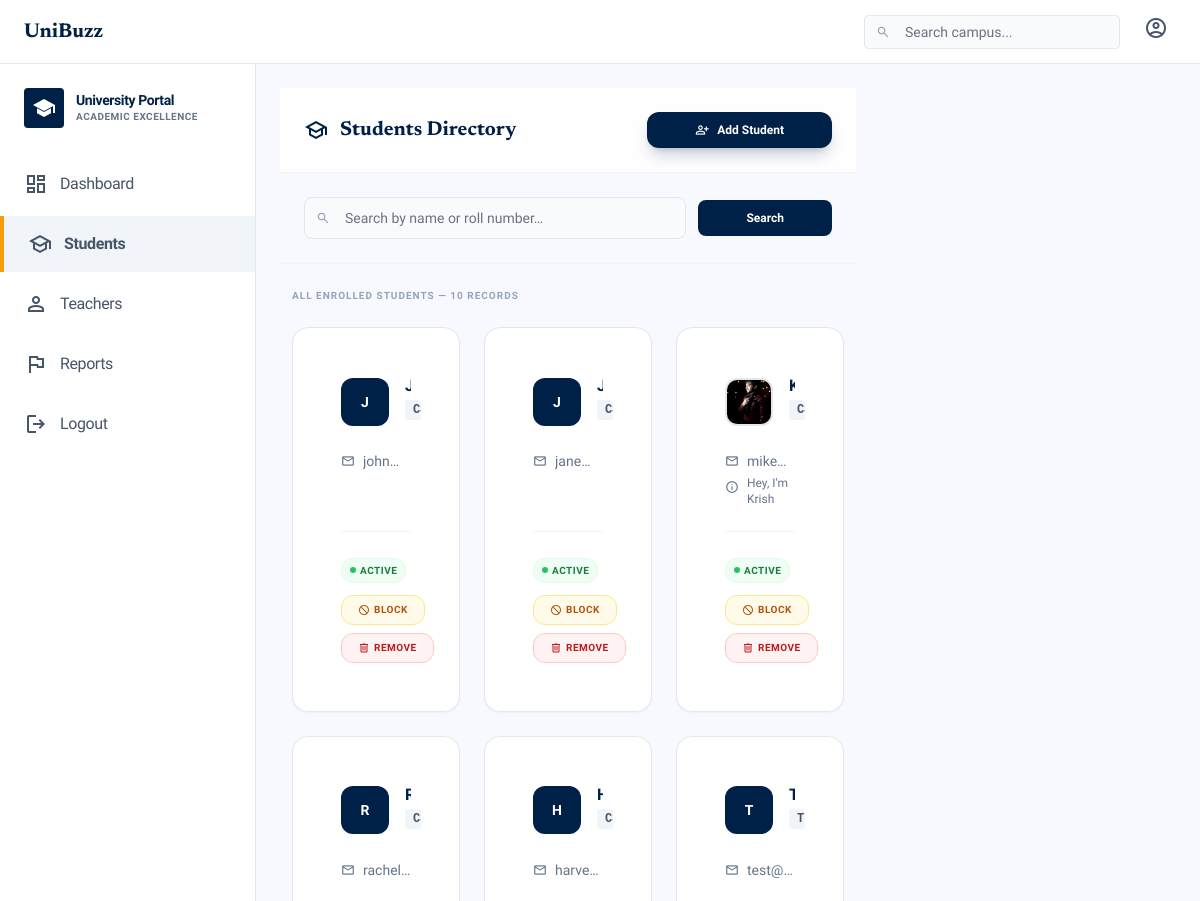
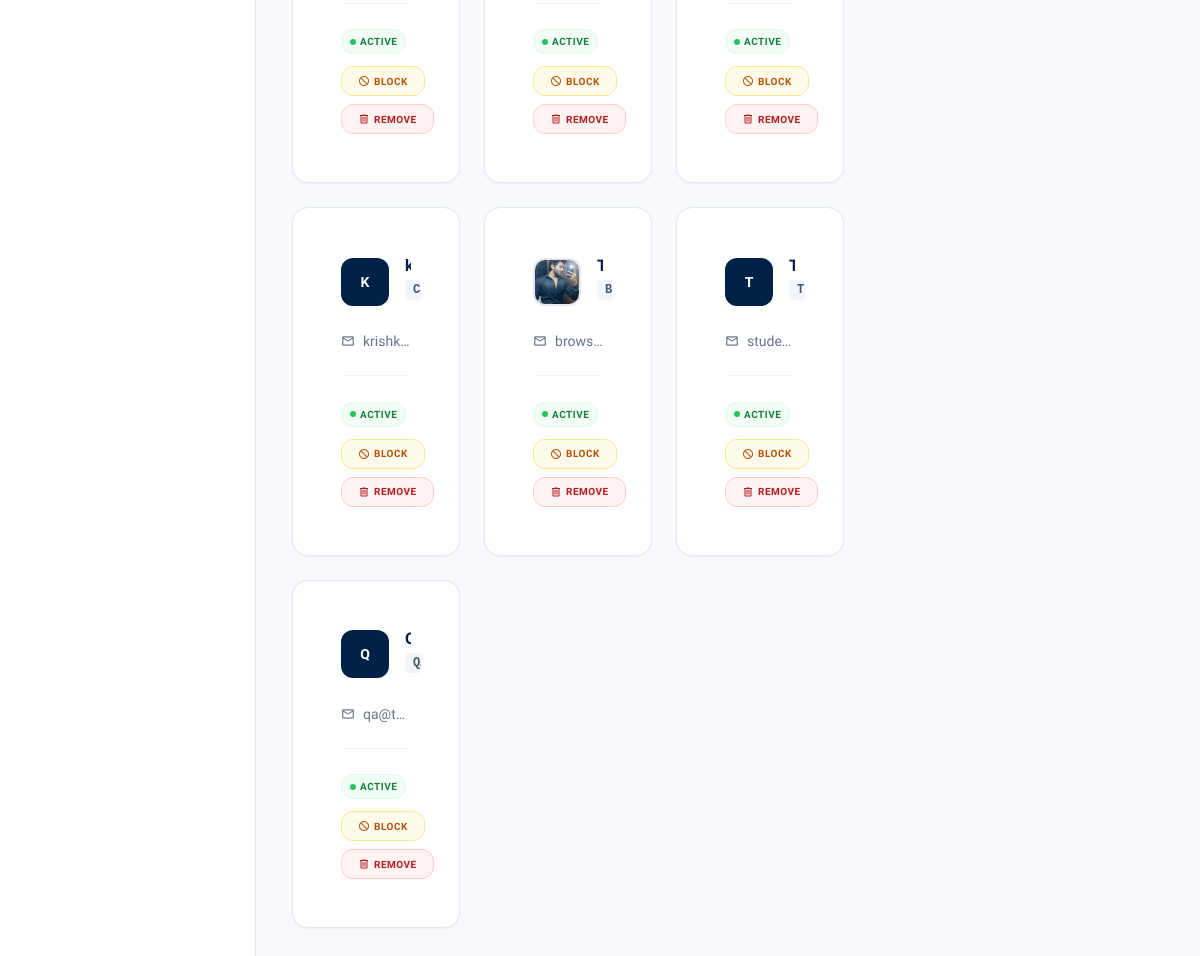
/admin-panel/users/students/ (signed in), run on the app's committed database (2 pictures, top to bottom).
### students/models.py (models this page shows, shortened)
class StudentUser(models.Model):
    id = models.AutoField(primary_key=True)
    roll_number = models.CharField(unique=True, max_length=20)
    name = models.CharField(max_length=100)
    email = models.EmailField(unique=True)
    password = models.CharField(max_length=255)
    profile_pic = models.ImageField(upload_to='students/profile_pics/', blank=True, null=True)
    bio = models.TextField(blank=True)
    is_blocked = models.BooleanField(default=False)
    created_at = models.DateTimeField(auto_now_add=True)

### admin_panel/views.py (the view)
# urls.py: path('users/students/', views.students_list_view, name='admin_students_list'),
@admin_required
def students_list_view(request):
    query = request.GET.get('q', '')
    if query:
        students = StudentUser.objects.filter(name__icontains=query) | StudentUser.objects.filter(roll_number__icontains=query)
    else:
        students = StudentUser.objects.all()
    return render(request, 'admin_panel/students_list.html', {'students': students, 'query': query})

### templates/admin_panel/students_list.html (shortened to what this page needs)
{% extends 'base.html' %}
{% block content %}
<div
    class="sticky top-16 bg-white/80 backdrop-blur-md border-b border-slate-100 px-6 py-4 z-40 flex justify-between items-center">
    <div class="flex items-center gap-3">
        <span class="material-symbols-outlined text-primary-container">school</span>
        <h2 class="font-serif text-xl font-bold text-primary-container">Students Directory</h2>
    </div>
    <button onclick="document.getElementById('add-student-modal').classList.remove('hidden')"
        class="flex items-center gap-2 px-5 py-2 bg-primary-container text-white text-xs font-bold rounded-full hover:opacity-90 transition-opacity shadow-lg shadow-primary-container/20">
        <span class="material-symbols-outlined text-sm">person_add</span>
        Add Student
    </button>
</div>
<div class="px-6 py-4 border-b border-slate-100">
    <form method="get" class="flex gap-3 items-center">
        <div class="relative flex-1 max-w-md">
            <span
                class="material-symbols-outlined absolute left-3 top-1/2 -translate-y-1/2 text-slate-400 text-sm">search</span>
            <input type="text" name="q" value="{{ query }}"
                class="w-full pl-10 pr-4 py-2.5 bg-slate-50 border border-slate-200 rounded-xl text-sm focus:outline-none focus:ring-1 focus:ring-primary-container transition"
                placeholder="Search by name or roll number…">
        </div>
        <button type="submit"
            class="px-5 py-2.5 bg-primary-container text-white text-xs font-bold rounded-xl hover:opacity-90 transition-opacity">
            Search
        </button>
    </form>
</div>
<link href="https://cdnjs.cloudflare.com/ajax/libs/twitter-bootstrap/5.3.0/css/bootstrap-grid.min.css" rel="stylesheet">
<div class="container-fluid py-6">
    <div class="row mb-4">
        <div class="col-12">
            <p class="text-[10px] font-bold text-slate-400 uppercase tracking-widest">
                {% if query %}Search results for "{{ query }}"{% else %}All enrolled students{% endif %}
                — {{ students|length }} record{{ students|length|pluralize }}
            </p>
        </div>
    </div>
    <div class="row g-4">
        {% for student in students %}
        <div class="col-12 col-md-6 col-lg-4">
            <div class="bg-white border border-slate-200 rounded-2xl shadow-sm hover:shadow-md transition-shadow h-full flex flex-col p-5">
                <div class="flex items-center gap-4 mb-4">
                    {% if student.profile_pic %}
                    <img src="{{ student.profile_pic.url }}" class="w-12 h-12 rounded-full object-cover border-2 border-slate-200 shrink-0">
                    {% else %}
                    <div class="w-12 h-12 rounded-full bg-primary-container flex items-center justify-center text-white text-sm font-bold shrink-0">
                        {{ student.name|first|upper }}
                    </div>
                    {% endif %}
                    <div class="min-w-0">
                        <h5 class="text-base font-bold text-primary-container leading-tight truncate">{{ student.name }}</h5>
                        <span class="inline-block mt-1 font-mono text-xs font-semibold text-slate-600 bg-slate-100 px-2 py-0.5 rounded truncate max-w-full">{{ student.roll_number }}</span>
                    </div>
                </div>
                <div class="flex-grow text-sm text-slate-500 mb-4 space-y-1">
                    <div class="flex items-center gap-2">
                        <span class="material-symbols-outlined text-sm">mail</span>
                        <span class="truncate">{{ student.email }}</span>
                    </div>
                    {% if student.bio %}
                    <div class="flex items-start gap-2">
                        <span class="material-symbols-outlined text-sm mt-0.5">info</span>
                        <span class="line-clamp-2 text-xs">{{ student.bio }}</span>
                    </div>
                    {% endif %}
                </div>
                <div class="mt-auto pt-4 border-t border-slate-100 flex flex-wrap justify-between items-center gap-3">
                    <div>
                        {% if student.is_blocked %}
                        <span class="inline-flex items-center gap-1 text-[10px] font-bold text-red-700 bg-red-50 border border-red-100 px-2 py-1 rounded-full uppercase tracking-wider">
                            <span class="w-1.5 h-1.5 bg-red-500 rounded-full"></span> Blocked
                        </span>
                        {% else %}
                        <span class="inline-flex items-center gap-1 text-[10px] font-bold text-green-700 bg-green-50 border border-green-100 px-2 py-1 rounded-full uppercase tracking-wider">
                            <span class="w-1.5 h-1.5 bg-green-500 rounded-full animate-pulse"></span> Active
                        </span>
                        {% endif %}
                    </div>
                    <div class="flex items-center gap-2 flex-wrap">
                        {% if student.is_blocked %}
                        <a href="{% url 'admin_unblock_student' student.id %}" class="px-3 py-1.5 text-[10px] font-bold text-green-700 border border-green-200 bg-green-50 rounded-full hover:bg-green-100 transition uppercase tracking-wider flex items-center gap-1 whitespace-nowrap">
                            <span class="material-symbols-outlined text-xs">lock_open</span> Unblock
                        </a>
                        {% else %}
                        <a href="{% url 'admin_block_student' student.id %}" class="px-3 py-1.5 text-[10px] font-bold text-amber-700 border border-amber-200 bg-amber-50 rounded-full hover:bg-amber-100 transition uppercase tracking-wider flex items-center gap-1 whitespace-nowrap">
                            <span class="material-symbols-outlined text-xs">block</span> Block
                        </a>
                        {% endif %}
                        <a href="{% url 'admin_delete_student' student.id %}" onclick="return confirm('Permanently delete {{ student.name }}?')" class="px-3 py-1.5 text-[10px] font-bold text-red-700 border border-red-200 bg-red-50 rounded-full hover:bg-red-100 transition uppercase tracking-wider flex items-center gap-1 whitespace-nowrap">
                            <span class="material-symbols-outlined text-xs">delete</span> Remove
                        </a>
                    </div>
                </div>
            </div>
        </div>
        {% endfor %}
    </div>
</div>
{% endblock %}

### templates/base.html (style rules this page uses)
.material-symbols-outlined { font-variation-settings: 'FILL' 0, 'wght' 400, 'GRAD' 0, 'opsz' 24; }
body { background-color: #f8f9ff; }

### data on the page
StudentUser: name|first "J", email "john…", is_blocked False (drawn)
StudentUser: name|first "J", email "jane…", is_blocked False (drawn)
StudentUser: profile_pic (picture), email "mike…", bio "Hey, I'm Krish", is_blocked False (drawn)
StudentUser: name|first "R", email "rachel…", is_blocked False (drawn)
StudentUser: name|first "H", email "harve…", is_blocked False (drawn)
StudentUser: name|first "T", email "test@…", is_blocked False (drawn)
StudentUser: name|first "K", email "krishk…", is_blocked False (drawn)
StudentUser: profile_pic (picture), email "brows…", is_blocked False (drawn)
StudentUser: name|first "T", email "stude…", is_blocked False (drawn)
StudentUser: name|first "Q", email "qa@t…", is_blocked False (drawn)

### other printed values
{{ students|length }} "10"
